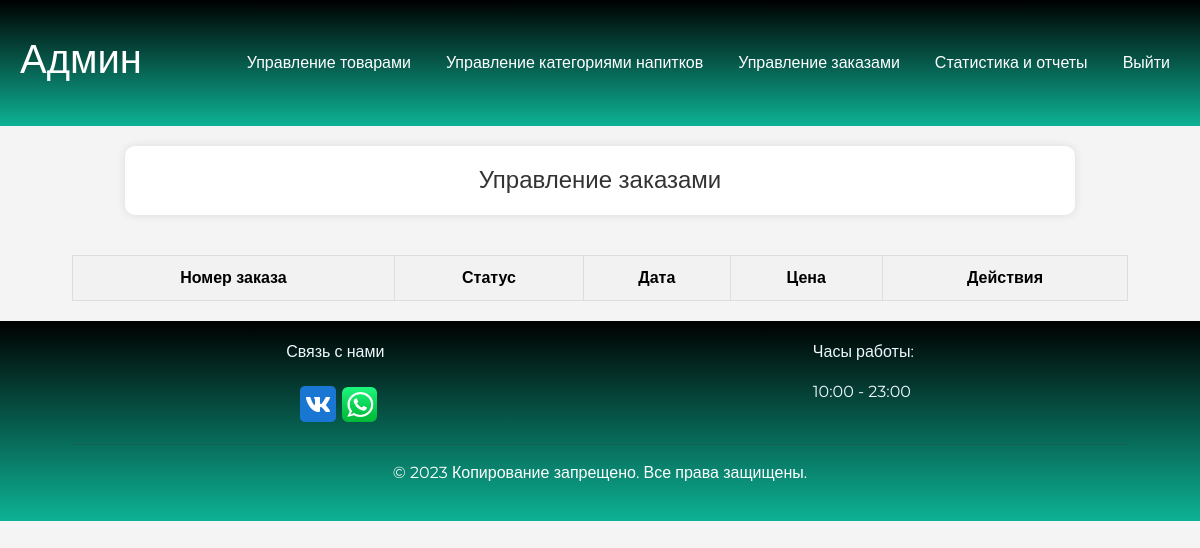
The app's page /admin/orderManagement.php, older data.
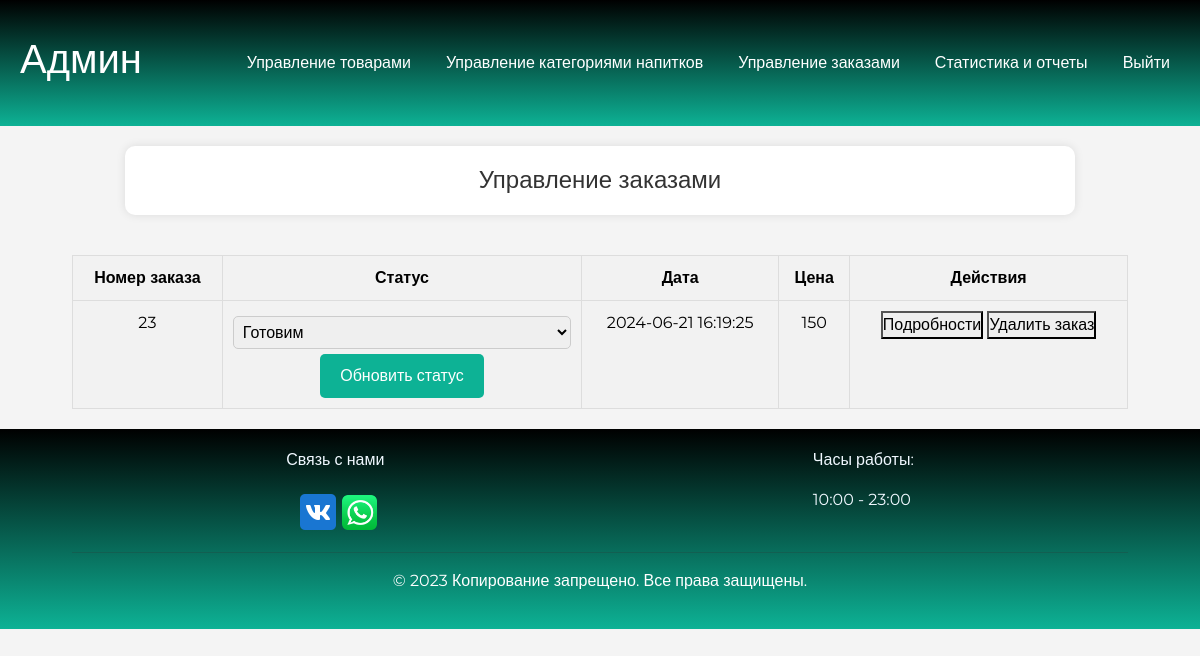
The same page, newer data.
### tables this page shows
CREATE TABLE `Order_Product` (
  `id` int NOT NULL,
  `Id_product` int NOT NULL,
  `Id_order` int NOT NULL,
  `count` int NOT NULL
);

CREATE TABLE `Orders` (
  `Id_order` int NOT NULL,
  `User_id` int NOT NULL,
  `Date_of_order` datetime NOT NULL,
  `Status` enum('0','1','2') NOT NULL DEFAULT '0',
  `Total_price` decimal(25,0) NOT NULL,
  `Used_bonuses` decimal(10,0) DEFAULT NULL,
  `Accrued_bonuses` decimal(10,0) DEFAULT NULL,
  `comment` varchar(255) DEFAULT NULL
);

### admin/orderManagement.php (the view, shortened to what this page needs)
<?php
include "../connect.php";
$query = "SELECT * FROM Order_Product
          INNER JOIN Product ON Product.Id_product = Order_Product.Id_product
          INNER JOIN Orders ON Order_Product.Id_order = Orders.Id_order";
$result = mysqli_query($con, $query);
$queryOrder = mysqli_fetch_all($result);
?>
<!DOCTYPE html>
<html lang="en">
<head>
    <link href="https://cdn.jsdelivr.net/npm/bootstrap@5.3.2/dist/css/bootstrap.min.css" rel="stylesheet">
    <link rel="stylesheet" href="style.css">
</head>
<body>
<header class="header">
    <nav class="nav">
        <div class="index">
            <h1 class="index_">Админ</h1>
        </div>
        <div class="cart_account">
            <a href="newTovar.php">Управление товарами</a>
            <a href="categoryTovar.php">Управление категориями напитков</a>
            <a href="orderManagement.php">Управление заказами</a>
            <a href="Panel-admin.php">Статистика и отчеты</a>
            <a href="/logout.php">Выйти</a>
        </div>
    </nav>
</header>
<div class="container">
    <h2 class="edit-tovar">Управление заказами</h2>
    <div class="products">
        <table class="table table-striped">
            <thead>
                <tr>
                    <th>Номер заказа</th>
                    <th>Статус</th>
                    <th>Дата</th>
                    <th>Цена</th>
                    <th>Действия</th>
                </tr>
            </thead>
            <tbody>
                <?php foreach ($queryOrder as $order): ?>
                    <tr>
                        <td><?= $order[1] ?></td>
                        <td>
                            <form action="orderManagement.php" method="post">
                                <select name="newStatus">
                                    <option value="Готовим" <?= ($order[13] === "Готовим") ? "selected" : "" ?>>Готовим</option>
                                </select>
                                <button type="submit">Обновить статус</button>
                            </form>
                        </td>
                        <td><?= $order[12] ?></td>
                        <td><?= $order[14] ?></td>
                        <td>
                            <a href="#" data-bs-toggle="modal" data-bs-target="#orderDetails<?= $order[0] ?>"><button class="view-details">Подробности</button></a>
                            <a href='deleteOrder.php?item=<?= htmlspecialchars($order[0]); ?>&itenOr=<?= htmlspecialchars($order[2]); ?>'><button class="delete-order">Удалить заказ</button></a>
                        </td>
                    </tr>
                <?php endforeach; ?>
            </tbody>
        </table>
    </div>
</div>
<footer id="footer">
    <div class="container">
        <div class="connection">
            <div class="connect">
                <p>Связь с нами</p>
                <div class="images-connection">
                    <img src="../images/icons8-vk-com-48.png" alt="" srcset="">
                    <img src="../images/iconfinder-social-media-applications-23whatsapp-4102606_113811.png" class="icon-whatsapp">
                </div>
            </div>
            <div class="clock-work">
                <p>Часы работы:</p>
                <p>10:00 - 23:00</p>
            </div>
        </div>
        <hr>
        <p class="copirater">© 2023 Копирование запрещено. Все права защищены.</p>
    </div>
</footer>
</body>
</html>

Row changes from the older to the newer data that the page shows:
added order_product: Id_product "23", Id_order.Date_of_order "2024-06-21 16:19:25", Id_order.Total_price "150"
